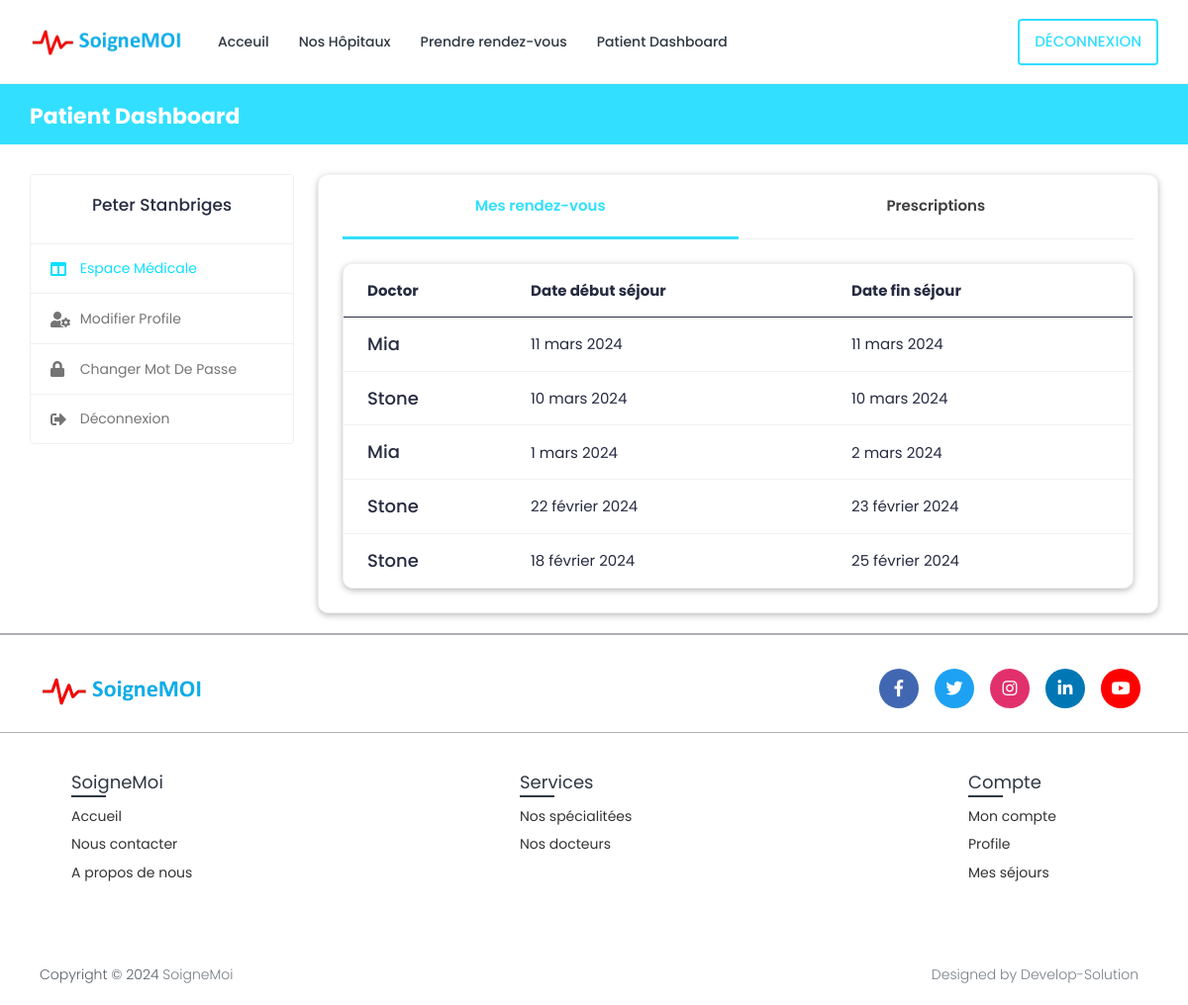
Page /patient-dashboard/ (signed in) on the committed database.
### book/models.py (models this page shows, shortened)
class Patient(models.Model):
    patient_id = models.AutoField(primary_key=True)
    user = models.OneToOneField(User, on_delete=models.CASCADE, null=True, blank=True, related_name='patient')
    first_name = models.CharField(max_length=200, null=True, blank=True)
    last_name = models.CharField(max_length=200, null=True, blank=True)
    phone_number = models.CharField(max_length=10,null=True, blank=True)
    address = models.CharField(max_length=200, null=True, blank=True)
    date_of_birth = models.DateField(null=True, blank=True)
    serial_number = models.CharField(max_length=200, null=True, blank=True)

class Appointment(models.Model):
    appointment_id = models.AutoField(primary_key=True)
    doctor_time_slots = models.ForeignKey(DoctorTimeSlots, null=True, on_delete=models.CASCADE)
    start_date = models.DateField(null=True, blank=True)
    end_date = models.DateField(null=True, blank=True)
    motif = models.TextField(null=False, blank=False)
    doctor = models.ForeignKey(Doctor, on_delete=models.CASCADE, null=False, blank=False)
    patient = models.ForeignKey(Patient, on_delete=models.CASCADE, null=False, blank=False)
    serial_number = models.CharField(max_length=200, null=True, blank=True)
    choise_speciality=models.ForeignKey(Specialization, on_delete=models.CASCADE, null=True, blank=True)
    class Meta:
        verbose_name_plural = "Appointment"

class Doctor(models.Model):
    doctor_id = models.AutoField(primary_key=True)
    user = models.OneToOneField(User, on_delete=models.CASCADE, null=True, blank=True, related_name='profile')
    first_name = models.CharField(max_length=200, null=True)
    last_name = models.CharField(max_length=200, null=True)
    specialization = models.ForeignKey(Specialization, on_delete=models.SET_NULL, null=True, blank=True)
    phone_number = models.CharField(max_length=200, null=True, blank=True)
    date_of_birth = models.DateField(null=True, blank=True)
    reg_number = models.CharField(max_length=6, null=True, blank=True)
    hospital_name = models.ForeignKey(Hospital, on_delete=models.SET_NULL, null=True, blank=True)

### book/views.py (the view)
# urls.py: path('patient-dashboard/', views.patient_dashboard, name='patient-dashboard'),
@csrf_exempt
@login_required(login_url="login")
@cache_control(no_cache=True, must_revalidate=True, no_store=True)
def patient_dashboard(request):
    if request.user.is_patient:
        patient = Patient.objects.get(user=request.user)
        appointments = Appointment.objects.filter(patient=patient).order_by('-start_date')
        prescription = Prescription.objects.filter(patient=patient).order_by('-prescription_id')
        context = {'patient': patient, 'appointments': appointments,
                   'prescription': prescription}
    else:
        return redirect('logout')
    return render(request, 'book/patient/patient-dashboard.html', context)

### templates/book/patient/patient-dashboard.html (shortened to what this page needs)
{% extends 'book/base.html' %}
{% block content %}
{% load static %}
  <body>
    <div class="main-wrapper">
      <div class="breadcrumb-bar">
        <div class="container-fluid">
          <div class="row align-items-center">
            <div class="col-md-12 col-12">
              <h2 class="breadcrumb-title">Patient Dashboard</h2>{% include 'book/message.html' %}
            </div>
          </div>
        </div>
      </div>
      <div class="content">
        <div class="container-fluid">
          <div class="row">
            <div class="col-md-5 col-lg-4 col-xl-3 theiaStickySidebar">
              <div>{% include 'book/patient/patient-sidebar.html' %}</div>
            </div>
            <div class="col-md-7 col-lg-8 col-xl-9">
              <div class="card">
                <div class="card-body pt-0">
                  <nav class="user-tabs mb-4">
                    <ul class="nav nav-tabs nav-tabs-bottom nav-justified">
                      <li class="nav-item">
                        <a
                          class="nav-link active"
                          href="#pat_appointments"
                          data-toggle="tab"
                          >Mes rendez-vous</a
                        >
                      </li>
                      <li class="nav-item">
                        <a
                          class="nav-link"
                          href="#pat_prescriptions"
                          data-toggle="tab"
                          >Prescriptions</a
                        >
                      </li>
                    </ul>
                  </nav>
                  <div class="tab-content pt-0">
                    <div
                      id="pat_appointments"
                      class="tab-pane show active"
                    >
                      <div class="card card-table mb-0">
                        <div class="card-body">
                          <div class="table-responsive">
                            <table class="table table-hover table-center mb-0">
                              <thead>
                                <tr>
                                  <th>Doctor</th>
                                  <th>Date début séjour</th>
                                  <th>Date fin séjour</th>
                                </tr>
                              </thead>
                              <tbody>
                                {% for appointment in appointments %}
                                <tr>
                                  <td>
                                      <h4 class="mb-0">{{ appointment.doctor.first_name }}</h4>
                                  </td>
                                  <td>
                                    {{appointment.start_date}}
                                  </td>
                                   <td>
                                    {{appointment.end_date}}
                                  </td>
                                </tr>
                                {% endfor %}
                              </tbody>
                            </table>
                          </div>
                        </div>
                      </div>
                    </div>
                  </div>
                </div>
              </div>
            </div>
          </div>
        </div>
      </div>
  </body>
{% endblock content %}

### templates/book/patient/patient-sidebar.html
{% load static %}
<body>
    <div class="profile-sidebar">
      <div class="widget-profile pro-widget-content">
        <div class="profile-info-widget">
          <div class="profile-det-info">
            <h3>{{patient.first_name}} {{ patient.last_name}}</h3>
          </div>
        </div>
      </div>
      <div class="dashboard-widget">
        <nav class="dashboard-menu sidebar">
          <ul>
            <li class="active">
              <a href="{% url 'patient-dashboard' %}" class="nav-link">
                <i class="fas fa-columns"></i>
                <span>Espace médicale</span>
              </a>
            </li>
            <li>
              <a href="{% url 'profile-settings' %}" class="nav-link">
                <i class="fas fa-user-cog"></i>
                <span>Modifier profile</span>
              </a>
            </li>
            <li>
              <a href="{% url 'change-password' pk=user.id%}" class="nav-link">
                <i class="fas fa-lock"></i>
                <span>Changer mot de passe</span>
              </a>
            </li>
            <li>
              <a href="{% url 'logout' %}" class="nav-link">
                <i class="fas fa-sign-out-alt"></i>
                <span>Déconnexion</span>
              </a>
            </li>
          </ul>
        </nav>
      </div>
    </div>
</body>

### static/SGM/css/hospital.css (style rules this page uses)
.card { display: block; margin-bottom: 20px; line-height: 1.42857143; background-color: #fff; border-radius: 10px; box-shadow: 0 2px 5px 0 rgba(0,0,0,0.16),0 2px 10px 0 rgba(0,0,0,0.12); transition: box-shadow .25s; }

### rows in the picture
Patient: first_name "Peter", last_name "Stanbriges"
Appointment: doctor.first_name "Mia", start_date "11 mars 2024", end_date "11 mars 2024"
Appointment: doctor.first_name "Stone", start_date "10 mars 2024", end_date "10 mars 2024"
Appointment: doctor.first_name "Mia", start_date "1 mars 2024", end_date "2 mars 2024"
Appointment: doctor.first_name "Stone", start_date "22 février 2024", end_date "23 février 2024"
Appointment: doctor.first_name "Stone", start_date "18 février 2024", end_date "25 février 2024"
